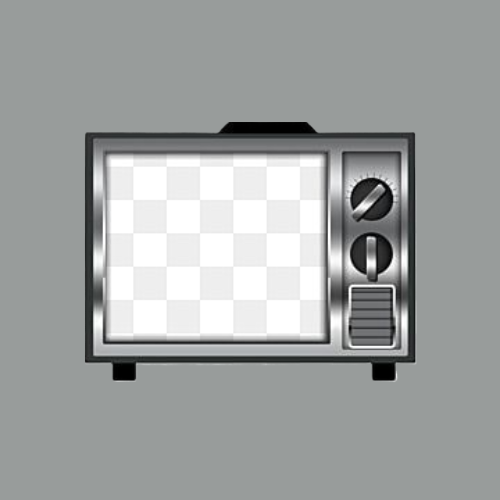
#> input picture Assignment-27/2.make-noise/tv.png, 500 x 500 px, found by its file name
$ python noise.py
#> lines starting #> are read from the running program, lines starting #| are printed output that depends on the picture
import cv2
import numpy as np
from PIL import Image


frames=[]

while (1):
    img=cv2.imread("Assignment-27/2.make-noise/tv.png")
#> img is the input picture: shape (500, 500, 3); mean B, G, R 162.3, 162.8, 159.8
    img=cv2.cvtColor(img,cv2.COLOR_RGB2GRAY)
#> img: shape (500, 500)
    # img=cv2.rectangle(img,(40,40),(70,70),100,-1)
    img1=np.random.random((186,220))*255
    img1=np.array(img1,np.uint8)
    img[154:340,105:325]=img1
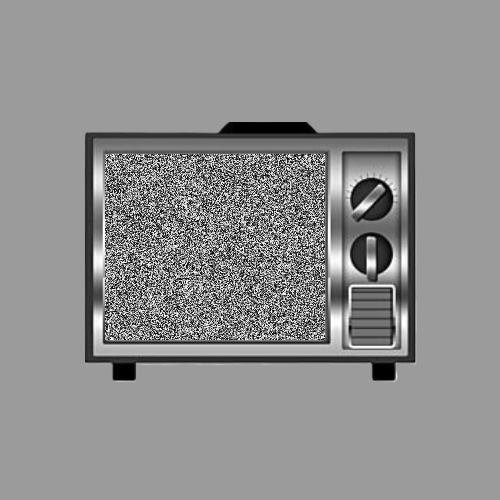
#> img: shape (500, 500); min 0, max 255, mean 143.5
    frame=Image.fromarray(img)
    frames.append(frame)
    cv2.imshow("noise", img)
    if cv2.waitKey(20) & 0xFF ==ord('q'):
#> (key q is pressed here)
        break


frames[0].save("Assignment-27/2.make-noise/noise.gif",
               save_all=True,
               append_images=frames[1:],
               duration=100,
               loop=0,
               optimize=True)
